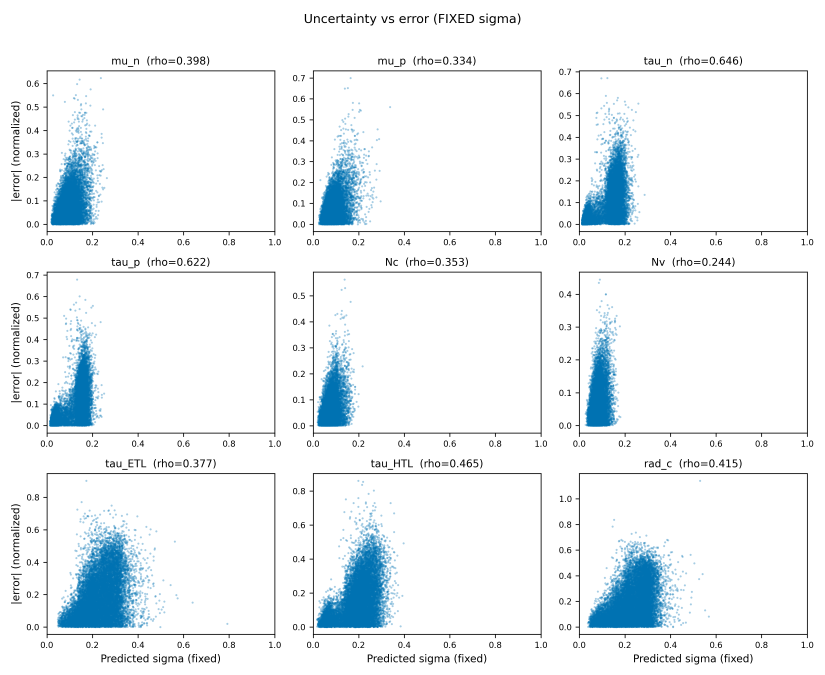
#> input picture code/analysis/evaluation_fixed/fixed_uncertainty_error_3x3.png, 3300 x 2700 px (shown at 1/4 size)
$ python match_asset.py ../../../../analysis/evaluation_fixed/fixed_uncertainty_error_3x3.png
#> lines starting #> are read from the running program, lines starting #| are printed output that depends on the picture
# -*- coding: utf-8 -*-
"""Match a raster picture against candidate SVG assets by rendering + comparing."""
import sys, os, io
import numpy as np
import pymupdf
from PIL import Image


def render_svg(path, w, h):
    d = pymupdf.open(path)
    r = d[0].rect
    z = min(w / r.width, h / r.height)
    p = d[0].get_pixmap(matrix=pymupdf.Matrix(z, z), alpha=False)
    im = Image.frombytes('RGB', (p.width, p.height), p.samples)
    canvas = Image.new('RGB', (w, h), 'white')
    canvas.paste(im, (0, 0))
    return canvas


def score(a, b):
    A = np.asarray(a.convert('L'), dtype=float)
    B = np.asarray(b.convert('L'), dtype=float)
    return float(np.abs(A - B).mean())


def best(target_png, cands, w=420):
#> called with w = 420
    t = Image.open(target_png).convert('RGB')
    ar = t.height / t.width
#> ar = 0.818
    tw, th = w, max(1, int(round(w * ar)))
#> tw = 420; th = 344
    t = t.resize((tw, th), Image.LANCZOS)
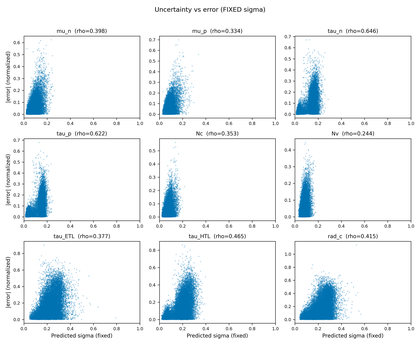
#> t: PIL image 420x344 RGB; mean R, G, B 237, 242.2, 245.1
    out = []
    for c in cands:
        try:
            r = render_svg(c, tw, th)
            out.append((score(t, r), c))
        except Exception as e:
            out.append((999, c + '  ERR ' + str(e)[:40]))
#> after the loop, out = []
    out.sort()
    return out


if __name__ == '__main__':
    tgt = sys.argv[1]
    for s, c in best(tgt, sys.argv[2:])[:6]:
        print('%7.2f  %s' % (s, c))
